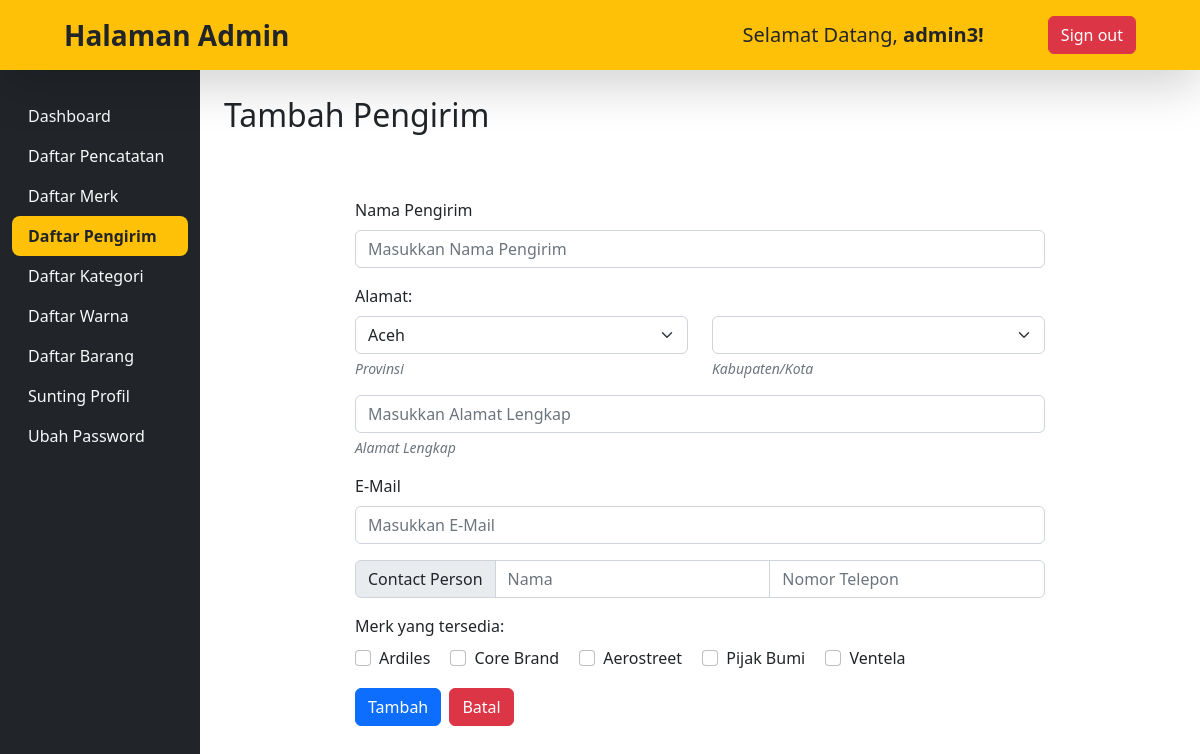
Page /admin/tambahPengirim.php (signed in) on the earlier database version.
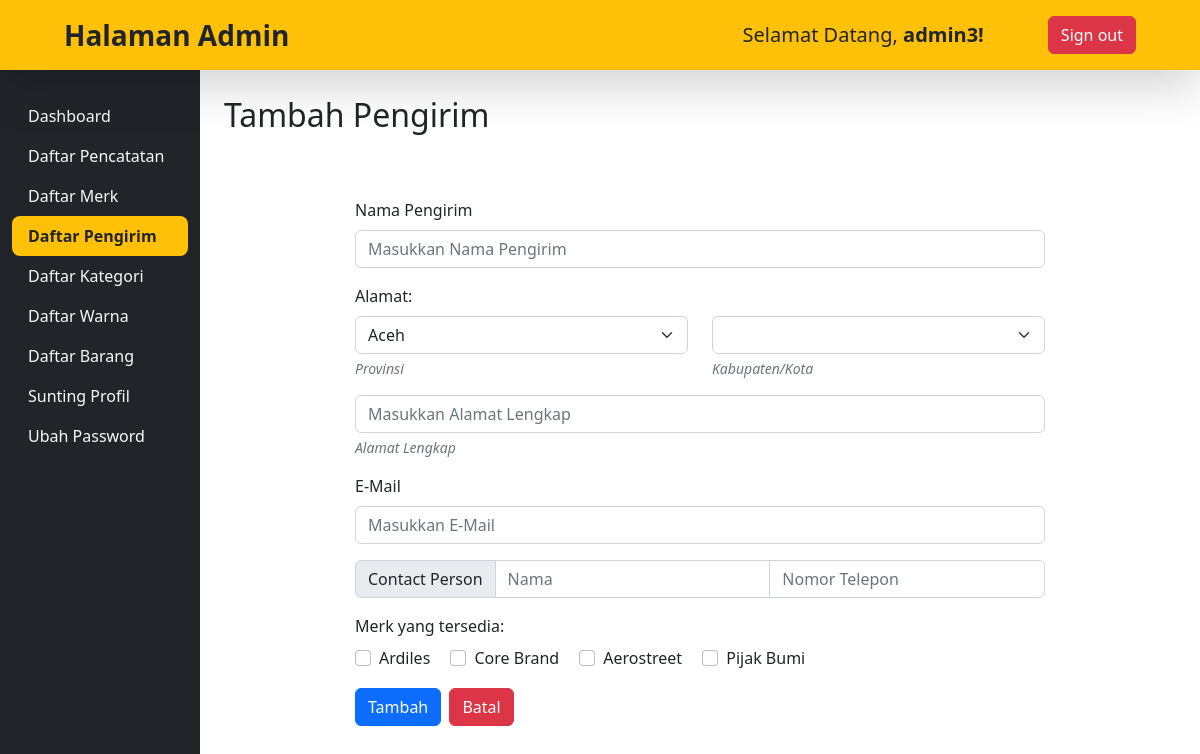
Same page on the later database version.
### tables this page shows
CREATE TABLE MERK (
    ID_MERK     CHAR (6)      NOT NULL,
    ID_KOTA     CHAR (6)      NOT NULL,
    NAMA_MERK   VARCHAR (30)  NOT NULL,
    NOTELP_MERK VARCHAR (16)  NOT NULL,
    EMAIL_MERK  VARCHAR (30)  NOT NULL,
    ALAMAT      VARCHAR (255),
    PRIMARY KEY (
        ID_MERK
    ),
    FOREIGN KEY (
        ID_KOTA
    )
    REFERENCES [KOTA/KAB] (ID_KOTA) ON DELETE RESTRICT
                                    ON UPDATE RESTRICT
);

### function.php (called while the page is built, shortened)
<?php
$db = new SQLite3($_SERVER['DOCUMENT_ROOT']."/gudang sepatu.db");
function getData($data){
    global $db;
    $result = $db->query($data);
    $rows = [];
    while($row = $result->fetchArray()){
        $rows[] = $row;
    };
    return $rows;
}
?>

### admin/tambahPengirim.php (the view, shortened to what this page needs)
<?php
require '../function.php';
$daftar_provinsi = getData("SELECT * FROM PROVINSI ORDER BY ID_PROVINSI");
$daftar_merk = getData("SELECT * FROM 'MERK'");
?>
<!DOCTYPE html>
<html>
<head>
	<link href="../assets/css/bootstrap.min.css" rel="stylesheet">
</head>
<body>
	<header class="navbar fixed-top bg-warning flex-md-nowrap shadow-lg py-2">
		<p class="navbar-brand col-md-3 col-lg-2 me-0 px-3 fs-3 text-dark fw-bold my-auto ms-5">Halaman Admin</p>
  		<div class="nav">
    		<span class="nav-item text-nowrap my-auto fs-5">Selamat Datang, <b><?php echo $_SESSION['username'] ?>!</b></span>
    		<div class="nav-item text-nowrap">
      			<a class="nav-link mx-5" href="logout.php"><button class="btn btn-danger">Sign out</button></a>
    		</div>
  		</div>
	</header>
	<div class="container-fluid">
	  <div class="row">
	    <nav id="sidebarMenu" class="col-md-3 col-lg-2 d-md-block bg-dark sidebar collapse">
	      <div class="position-sticky pt-3 sidebar-sticky pt-5">
	        <ul class="nav flex-column mt-5">
	          <li class="nav-item">
	            <a class="nav-link text-light" href="dashboard.php">
	              Dashboard
	            </a>
	          </li>
	          <li class="nav-item">
	            <a class="nav-link text-light" href="pencatatan.php">
	              Daftar Pencatatan
	            </a>
	          </li>
	          <li class="nav-item">
	            <a class="nav-link text-light" href="merk.php">
	              Daftar Merk
	            </a>
	          </li>
	          <li class="nav-item">
	            <a class="nav-link active text-dark fw-bold rounded-3 bg-warning" aria-current="page" href="pengirim.php">
	              Daftar Pengirim
	            </a>
	          </li>
	          <li class="nav-item">
	            <a class="nav-link text-light" href="kategori.php">
	              Daftar Kategori
	            </a>
	          </li>
	          <li class="nav-item">
	            <a class="nav-link text-light" href="warna.php">
	              Daftar Warna
	            </a>
	          </li>
	          <li class="nav-item">
	            <a class="nav-link text-light" href="barang.php">
	              Daftar Barang
	            </a>
	          </li>
	          <li class="nav-item">
	            <a class="nav-link text-light" href="profil.php">
	              Sunting Profil
	            </a>
	          </li>
	          <li class="nav-item">
	            <a class="nav-link text-light" href="password.php">
	              Ubah Password
	            </a>
	          </li>
	        </ul>
	      </div>
	    </nav>
	    <main class="col-md-9 ms-sm-auto col-lg-10 px-md-4 py-5">
	      	<h1 class="h2 my-5">Tambah Pengirim</h1>
	      	<div class="container w-75 py-3">
	      		<form method="POST" action="">
			      	<div class="mb-3">
						<label for="nama" class="form-label">Nama Pengirim</label>
						<input type="text" name="nama" class="form-control" id="nama" placeholder="Masukkan Nama Pengirim" required>
					</div>
					<div class="col mb-3">
						<div class="row">
							<label for="provinsi" class="form-label">Alamat:</label>
						</div>
						<div class="row">
							<div class="col">
								<select class="form-select" name="provinsi" id="provinsi">
								<?php foreach ($daftar_provinsi as $prov) :?>
									<option value="<?= $prov['ID_PROVINSI']?>"><?=ucwords(strtolower($prov['NAMA_PROVINSI']))?></option>
								<?php endforeach ?>
								</select>
								<div class="form-text"><em>Provinsi</em></div>
							</div>
							<div class="col">
								<select class="form-select" name="kabupaten" id="kabupaten">
								</select>
								<div class="form-text"><em>Kabupaten/Kota</em></div>
							</div>
						</div>
						<div class="mt-3">
							<input type="text" class="form-control" name="alamat" id="alamat" placeholder="Masukkan Alamat Lengkap" required>
							<div class="form-text"><em>Alamat Lengkap</em></div>
						</div>
					</div>
					<div class="mb-3">
						<label for="email" class="form-label">E-Mail</label>
						<input type="email" class="form-control" name="email" id="email" required placeholder="Masukkan E-Mail">
					</div>
					<div class="input-group mb-3">
					  	<span class="input-group-text">Contact Person</span>
					  	<input type="text" aria-label="Nama CP" class="form-control" required placeholder="Nama" name="namacp" id="namacp">
					  	<input type="text" aria-label="No. Telepon CP" class="form-control" id="notelp" required oninput="this.value = this.value.replace(/[^0-9.]/g, '').replace(/(\..*)\./g, '$1');" placeholder="Nomor Telepon" name="notelpcp" id="notelpcp">
					</div>
					<div class="mt-3">
						<label for="merk" class="form-label">Merk yang tersedia:</label><br>
						<?php foreach ($daftar_merk as $row): ?>
						<div class="form-check form-check-inline" id="merk">
							<input class="form-check-input" type="checkbox" id="insertMerk" name="insertMerk[]" value="<?= $row['ID_MERK'] ?>">
							<label class="form-check-label" for="insertMerk"><?= $row['NAMA_MERK'] ?></label>
						</div>
						<?php endforeach ?>
					</div>
					<div class="mt-3">
						<button type="submit" class="btn btn-primary me-1" name="submit">Tambah</button>
						<a href="pengirim.php"><button type="button" class="btn btn-danger" name="cancel">Batal</button></a>
					</div>
				</form>
	      	</div>
	      </div>
	  </div>
</body>
</html>

### admin/tambahPengirim.php (style rules this page uses)
.sidebar { height: 100vh; position: fixed; }

Differences in the rows shown:
removed merk: NAMA_MERK "Ventela"
